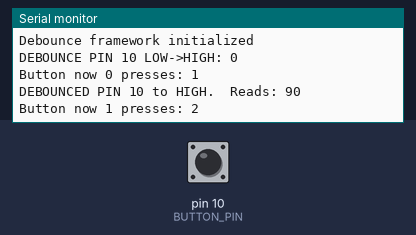
Bench run of a sketch on a simulated Arduino Uno, built with avr-gcc and run on an emulated ATmega328P. On the bench: the last lines printed to the serial monitor. Inputs (shaded band) come from the test bench; at power-on: pin 10 (BUTTON_PIN) HIGH.

Above: at 1.2 s.
1.3 s: pin 10 (BUTTON_PIN) pulled LOW for 0.15 s
At 1.46 s:
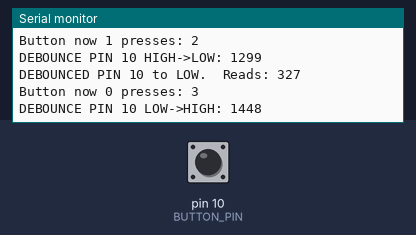
2.9 s: pin 10 (BUTTON_PIN) pulled LOW for 1 s
At 2.97 s:
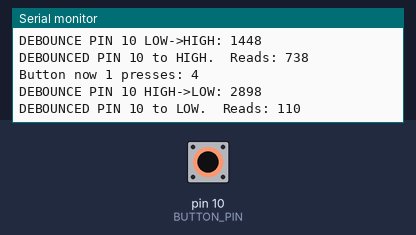
5.4 s: pin 10 (BUTTON_PIN) pulled LOW for 0.15 s
At 5.62 s:
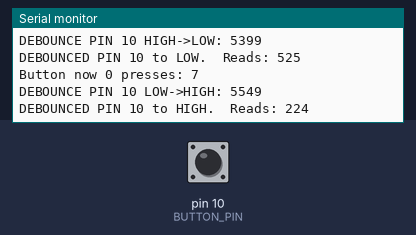
Timing chart, 0 to 8.4 s (numbered marks = the images above; inputs shaded):
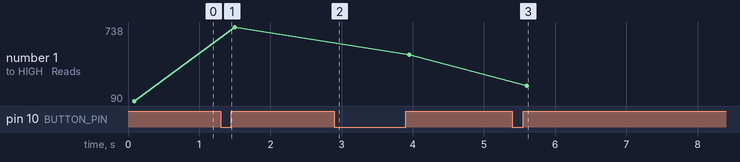

Measured:
- after the input at 1.3 s, the serial monitor: prints a new line at once (image 1)
- after the input at 2.9 s, the serial monitor: prints a new line at once (image 2)
- after the input at 5.4 s, the serial monitor: prints a new line at once (image 3)
- plotted number 1: 90 → 738 after the input at 1.3 s, 738 → 494 after the input at 2.9 s, 494 → 224 after the input at 5.4 s

The sketch:

debouncer_lib_dev.ino
```cpp
// SoftwareSerial is used to communicate with the XBee

#include <SoftwareSerial.h>

#define BUTTON_PIN 10

/******** HEADER ******/
#include <Arduino.h>

typedef enum
{
  PIN_HIGH,
  PIN_LOW,
  SWITCHING_LOW,
  SWITCHING_HIGH
} _debounceStateType;

class Debouncer
{
  public:
    Debouncer(int pin);
    Debouncer(int pin, int debounceTime);
    void debug(bool on);
    int read( void );
  private:
    bool               _debug;
    _debounceStateType _state;
    int                _debounceTime;
    unsigned long      _transitionStart;
    int                _consecutiveReads;
    int                _pin;
    void               _init(int pin, int debounceTime);
};

/********** cpp *********/
#define DEFAULT_DEBOUNCE_TIME 50  // in ms;
void Debouncer::_init(int pin, int debounceTime)
{
  int currentPinVal;

  _pin = pin;
  _debounceTime = debounceTime;
  _consecutiveReads = 0;
  _debug = false;

  currentPinVal = digitalRead(_pin);

  if (currentPinVal == HIGH)
  {
    _state = PIN_HIGH;
  }
  else
  {
    _state = PIN_LOW;
  }
}

Debouncer::Debouncer(int pin)
{
  _init(pin, DEFAULT_DEBOUNCE_TIME);
}

Debouncer::Debouncer(int pin, int debounceTime)
{
  _init(pin, debounceTime);
}

void Debouncer::debug(bool on)
{
  _debug = on;
}

int Debouncer::read( void )
{
  unsigned long currentTime;
  int currentRead;
  int filteredRead=-1;

  currentRead = digitalRead(_pin);

  switch (_state)
  {
    case PIN_HIGH:
      if (currentRead == LOW)
      {
        // this is a transition from high to low.  we want to start marking time.
        // when the pin is low for long enough, then we'll actually return a LOW.
        _transitionStart = millis();
        _state = SWITCHING_LOW;
        _consecutiveReads = 1;

        if (_debug)
        {
          Serial.print("DEBOUNCE PIN ");
          Serial.print(_pin);
          Serial.print(" HIGH->LOW: ");
          Serial.println(_transitionStart);
        }
      }

      // irrespective of whether the pin is *currently* HIGH or LOW, we still want to return it
      // in the HIGH state.
      filteredRead = HIGH;
    break;

    case PIN_LOW:
      // If our pin was currently low, and we read HIGH, start marking time.
      // when the pin is HIGH for long enough, then we'll actually return HIGH
      if (currentRead == HIGH)
      {
        _transitionStart = millis();
        _state = SWITCHING_HIGH;
        _consecutiveReads = 1;

        if (_debug)
        {
          Serial.print("DEBOUNCE PIN ");
          Serial.print(_pin);
          Serial.print(" LOW->HIGH: ");
          Serial.println(_transitionStart);
        }
      }

      // irrespective of whether the pin is *currently* high or low, we still want to return
      // it in the LOW state.
      filteredRead = LOW;
    break;

    case SWITCHING_LOW:
      // Okay, so we've previously detected a transition from HIGH to LOW.
      // We want to make sure the pin stays in the low state for long enough to ACTUALLY return a LOW.
      if (currentRead == LOW)
      {
        // So far, so good.  Last read was LOW, this one is too.  Have we been LOW for long enough?
        currentTime = millis();
        _consecutiveReads++;
        if (currentTime > _transitionStart + _debounceTime)
        {
          filteredRead = LOW;
          _state = PIN_LOW;

          if (_debug)
          {
            Serial.print("DEBOUNCED PIN ");
            Serial.print(_pin);
            Serial.print(" to LOW.  Reads: ");
            Serial.println(_consecutiveReads);
          }
        }
        else
        {
          // stay in this state a while longer...
          filteredRead = HIGH;
        }
      }
      else
      {
        // so we were going to LOW, but then the pin bounced back to HIGH before we stayed long enough.
        // hello, bounce.  Go back to the straight "HIGH" state.
        if (_debug)
        {
          Serial.print("*** DEBOUNCE PIN ");
          Serial.print(_pin);
          Serial.print(" bounced LOW->HIGH.  Reads: ");
          Serial.print(_consecutiveReads);
          Serial.println("  Staying HIGH");
        }

        filteredRead = HIGH;
        _state = PIN_HIGH;
      }
    break;

    case SWITCHING_HIGH:
      // Okay, so we've previously detected a transition from low to high.
      // We want to make sure the pin stays in the high state for long enough to ACTUALLY return HIGH.
      if (currentRead == HIGH)
      {
        // So far, so good.  Last read was high, this one is too.  Have we been HIGH for long enough?
        //                                      (insert Grateful Dead joke here ^^^^)
        currentTime = millis();
        _consecutiveReads++;
        if (currentTime > _transitionStart + _debounceTime)
        {
          filteredRead = HIGH;
          _state = PIN_HIGH;

          if (_debug)
          {
            Serial.print("DEBOUNCED PIN ");
            Serial.print(_pin);
            Serial.print(" to HIGH.  Reads: ");
            Serial.println(_consecutiveReads);
          }
        }
        else
        {
          // stay in this state a while longer...
          filteredRead = LOW;
        }
      }
      else
      {
        // so we were going to HIGH, but then the pin switched back to low before we stayed long enough.
        // hello, bounce.  Go back to the straight "LOW" state.
        if (_debug)
        {
          Serial.print("*** DEBOUNCE PIN ");
          Serial.print(_pin);
          Serial.print(" bounced HIGH->LOW.  Reads: ");
          Serial.print(_consecutiveReads);
          Serial.println("  Staying LOW");
        }

        filteredRead = 0;
        _state = PIN_LOW;
      }
    break;
  }

  if (filteredRead == -1) Serial.println("YOU MISSED A CLAUSE IN DEBOUNCING!!!");
  return filteredRead;

}  // end of read

/***********  CLIENT CODE HERE *****************/
Debouncer debounceButton(BUTTON_PIN);

/*=====================================================================
 * Function: setup
 */
void setup()
{
  Serial.begin(9600); // Start serial communication
  pinMode(BUTTON_PIN, INPUT_PULLUP);

  debounceButton.debug(true);

  Serial.println("Debounce framework initialized");

} // end of setup


/*=====================================================================
 * Function: loop
 */
void loop()
{
  static int last_button_state = HIGH;
  int current_button_state;
  static int presses=0;

  //current_button_state = digitalRead(BUTTON_PIN);
  current_button_state = debounceButton.read();

  if (current_button_state != last_button_state)
  {
    presses++;
    Serial.print("Button now ");
    Serial.print(current_button_state);
    Serial.print(" presses: ");
    Serial.println(presses);

    last_button_state = current_button_state;
  }


}  // end of loop
```
